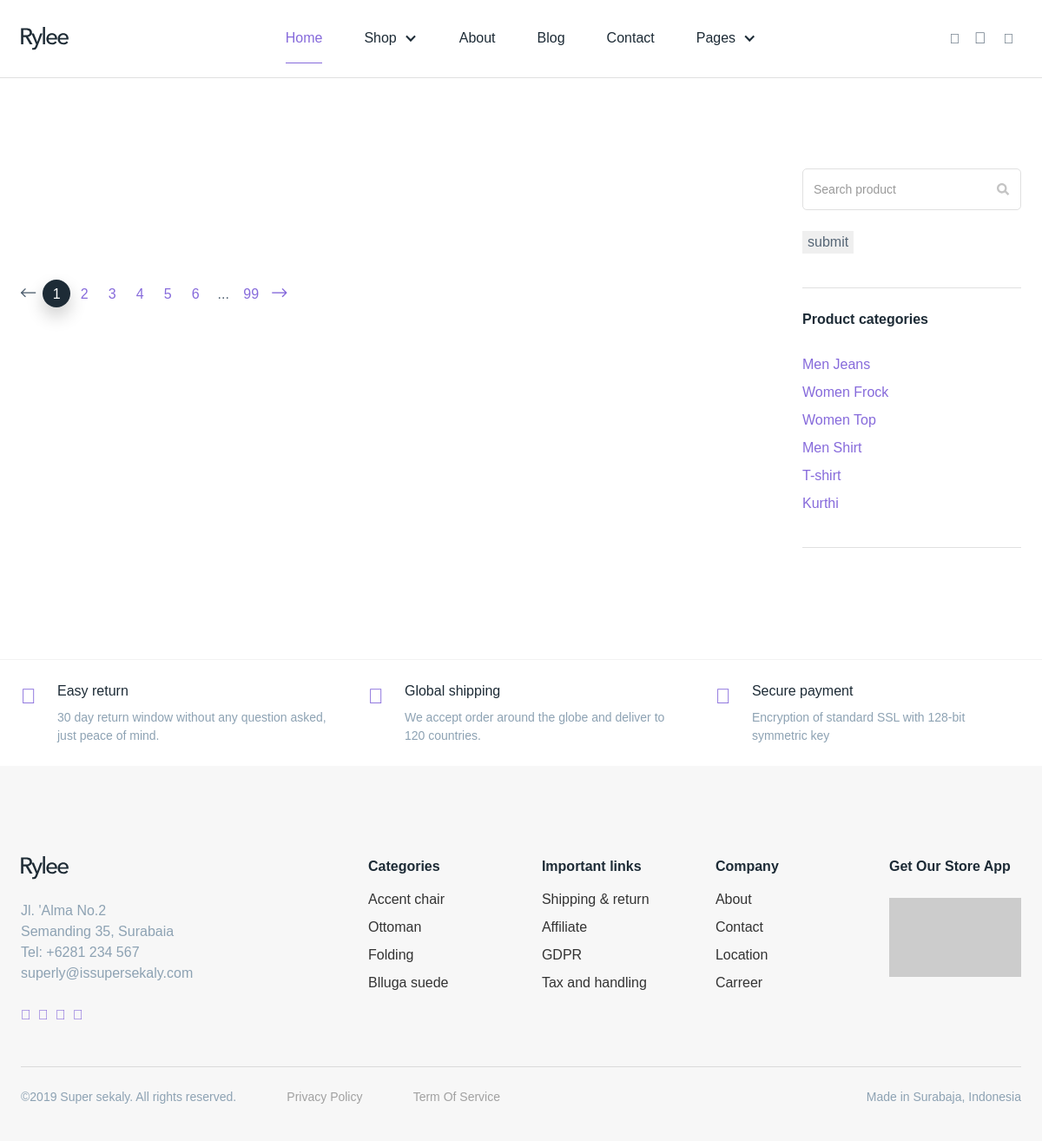
The page /category/2/product/all/ on the database as committed earlier.
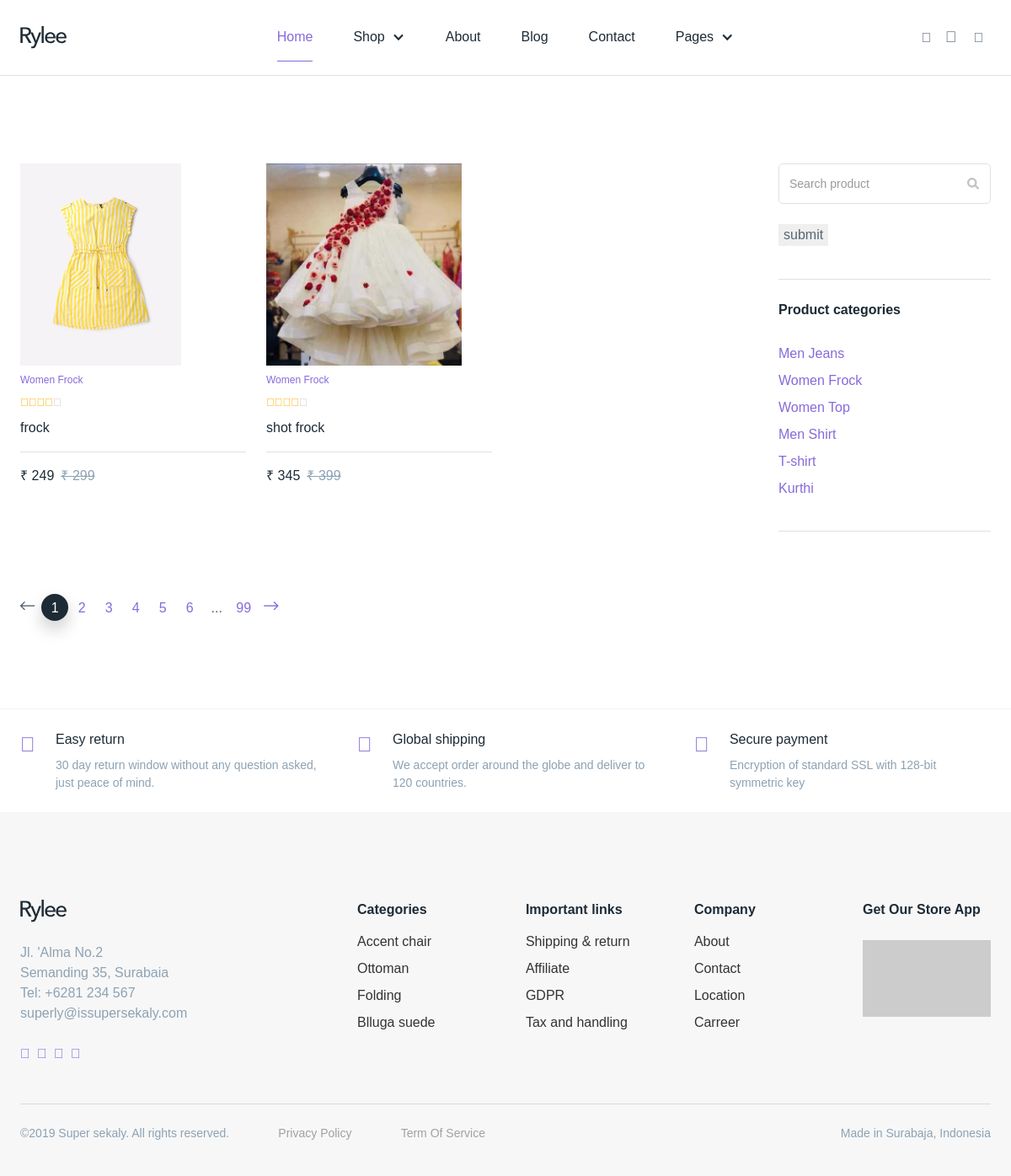
The same page on the database as committed later.
### store/models.py (models this page shows, shortened)
class ProductCategory(models.Model):
    category_name=models.CharField(max_length=100,unique=True)
    image=models.ImageField(upload_to="category_img",null=True,blank=True)
    is_active=models.BooleanField(default=True)
    created_date=models.DateTimeField(auto_now_add=True)
    created_by=models.ForeignKey(CustomUser,on_delete=models.DO_NOTHING,related_name='category_created_user')
    is_modified=models.BooleanField(default=False)
    is_cancelled=models.BooleanField(default=False)

class Product(models.Model):
    name=models.CharField(max_length=200)
    category=models.ForeignKey(ProductCategory,on_delete=models.CASCADE,related_name='cat_name')
    description=models.CharField(max_length=500)
    is_active=models.BooleanField(default=True)
    is_trending=models.BooleanField(default=False)
    created_date=models.DateTimeField(auto_now_add=True)
    created_by=models.ForeignKey(CustomUser,on_delete=models.DO_NOTHING,related_name='product_created_user')
    is_modified=models.BooleanField(default=False)
    is_cancelled=models.BooleanField(default=False)
    @property
    def get_product_image(self):
        im=ProductImage.objects.filter(product=self)
        for i in im:
            print(i)
        return i
    @property
    def get_price(self):
        return ProductPrice.objects.get(product=self)

class ProductImage(models.Model):
    product=models.ForeignKey(Product,on_delete=models.CASCADE)
    image=models.ImageField(upload_to="product_images",null=True,blank=True)

class ProductPrice(models.Model):
    product=models.ForeignKey(Product, on_delete=models.CASCADE)
    product_price=models.PositiveIntegerField()
    sale_price=models.PositiveIntegerField()
    created_date=models.DateTimeField(auto_now_add=True)
    created_by=models.ForeignKey(CustomUser,on_delete=models.DO_NOTHING,related_name='product_price_created_user')
    is_modified=models.BooleanField(default=False)
    is_cancelled=models.BooleanField(default=False)

### store/views.py (the view, shortened to what this page needs)
# urls.py: path('category/<int:pk>/product/all/',views.ProductListView.as_view(),name='products'),
class ProductListView(View):
    def get(self,request,*args, **kwargs):
        cat_id=kwargs.get("pk")
        cat=ProductCategory.objects.get(id=cat_id)
        product=Product.objects.filter(category=cat)
        cat=ProductCategory.objects.all()
        return render(request,'products.html',{"product":product,"ct":cat})

### store/templates/products.html (shortened to what this page needs)
{% extends 'base.html' %}
{% load static %}
{% block content %}
<div class="section">
    <div class="container">
        <div class="col lg-9 md--8 xs-12 xs-margin-bottom-double">
            <div class="w-layout-grid c-products3x3">
                {%for p in product%}
                <div class="c-product-thumb">
                    <div class="c-product-thumb__top">
                        <a href="#" class="margin-bottom-small w-inline-block">
                            {% if p.get_product_image %}
                            <img style="height: 30vh; width: 100%;" src="{{p.get_product_image.image.url}}" alt="hh">
                            {% endif %}
                        </a>
                        <div class="text-xsmall weight-is-medium margin-bottom-small"><a
                                href="#">{{p.category.category_name}}</a>
                        </div>
                        <div class="c-product__rating">
                            <div class="fa is-filled"></div>
                            <div class="fa is-filled"></div>
                            <div class="fa is-filled"></div>
                            <div class="fa is-filled"></div>
                            <div class="fa is-blank"></div>
                        </div>
                        <a href="#" class="w-inline-block">
                            <div class="c-product__title">{{p.name}} </div>
                        </a>
                    </div>
                    <div class="c-product__price-wrapper">
                        <div class="c-product__price margin-right-small">₹ {{p.get_price.sale_price}}</div>
                        <div class="c-product__price is-slashed">₹ {{p.get_price.product_price}}</div>
                    </div>
                </div>
                {%endfor%}
            </div>
            <div class="c-paging">
                <div class="iconfont margin-right-small is-11px"><em class="iconfont__no-italize"></em></div>
                <div class="c-paging__number is-dark is-rounded on-dark">1</div><a href="#"
                    class="c-paging__number">2</a><a href="#" class="c-paging__number">3</a><a href="#"
                    class="c-paging__number">4</a><a href="#" class="c-paging__number">5</a><a href="#"
                    class="c-paging__number">6</a>
                <div class="c-paging__number">...</div><a href="#" class="c-paging__number">99</a><a href="#"
                    class="iconfont margin-left-small is-11px"><em class="iconfont__no-italize"></em></a>
            </div>
        </div>
        <div class="col lg-3 md-4 xs-12">
            <div class="c-sidebar-widget">
                <div class="w-form">
                    <form  method="POST" >
                        <input type="text" class="form-input-text bg-icon w-input" maxlength="256" name="Search_prodect"
                             placeholder="Search product" id="Search">
                            <button type="submit">submit</button>
                    </form>
                </div>
            </div>
            <div class="c-sidebar-widget">
                <h4 class="margin-bottom">Product categories</h4>
                <ul class="c-checklist">
                    {%for c in ct%}
                    <li class="c-checklist_item styl3"><a href="{%url 'products' c.id%}">{{c.category_name}}</a></li>
                    {%endfor%}
                </ul>
            </div>
        </div>
    </div>
</div>
<div class="section padding-top-bottom-small border-top-light">
    <div class="container">
        <div class="col lg-4 md-12 flexh-align-top no-margin-bottom-lg">
            <div class="fa is-24px is-brand-color margin-right"></div>
            <div>
                <div class="size-h4 margin-bottom-small">Easy return</div>
                <div class="low-text-contrast text-small">30 day return window without any question asked, just peace of
                    mind.</div>
            </div>
        </div>
        <div class="col lg-4 md-12 flexh-align-top no-margin-bottom-lg">
            <div class="fa is-24px is-brand-color margin-right"></div>
            <div>
                <div class="size-h4 margin-bottom-small">Global shipping</div>
                <div class="low-text-contrast text-small">We accept order around the globe and deliver to 120 countries.
                </div>
            </div>
        </div>
        <div class="col lg-4 md-12 flexh-align-top no-margin-bottom">
            <div class="fa is-24px is-brand-color margin-right"></div>
            <div>
                <div class="size-h4 margin-bottom-small">Secure payment</div>
                <div class="low-text-contrast text-small">Encryption of standard SSL with 128-bit symmetric key</div>
            </div>
        </div>
    </div>
</div>
{% include "includes/footer.html" %}
{% endblock content %}

### accounts/templates/base.html (shortened to what this page needs)
<!DOCTYPE html>
{% load static %}
<html data-wf-page="5db6954f32df59263e6872e8" data-wf-site="5d9593c583621400eae5635e">
<head>
  <link href="{%static 'css/normalize.css'%}" rel="stylesheet" type="text/css">
  <link href="{%static 'css/components.css'%}" rel="stylesheet" type="text/css">
  <link href="{%static 'css/rylee-template.css'%}" rel="stylesheet" type="text/css">
</head>
<body>
    {% include "includes/navbar.html" %}
{% block content %}
{% endblock content %}
</body>
</html>

### accounts/templates/includes/navbar.html (shortened to what this page needs)
{% load static %}
<header class="navigation-section">
    <div class="navigation-and-offcanvas">
      <div class="col lg-2 md-basis-auto md-order-first no-margin-bottom-lg"><a href="#" class="brand justify-left w-inline-block"><img src="{%static 'images/-asset-logo-dark.svg'%}" alt=""></a></div>
      <div class="col no-margin-bottom lg-8 md-basis-auto md-order-last">
        <nav class="navigation-menu flexh-justify-center position-relative"><a href="{%url 'home'%}" class="nav-link w--current">Home</a>
          <div data-hover="1" data-delay="0" data-w-id="fc005ed5-8c32-46d8-e974-eceecf05a618" class="nav-dropdown has-megamenu w-dropdown">
            <div class="nav-dropdown-toggle w-dropdown-toggle">
              <a href="financial/services.html" class="nav-link-block w-inline-block">
                <div>Shop</div>
                <div class="dropdown-icon w-icon-dropdown-toggle"></div>
              </a>
            </div>
          </div><a href="about.html" class="nav-link">About</a><a href="blog.html" class="nav-link">Blog</a><a href="contact.html" class="nav-link">Contact</a>
          <div data-hover="1" data-delay="0" data-w-id="fc005ed5-8c32-46d8-e974-eceecf05a65c" class="nav-dropdown w-dropdown">
            <div class="nav-dropdown-toggle w-dropdown-toggle">
              <a href="financial/services.html" class="nav-link-block w-inline-block">
                <div>Pages</div>
                <div class="dropdown-icon w-icon-dropdown-toggle"></div>
              </a>
            </div>
          </div>
        </nav>
      </div>
      <div class="col no-margin-bottom lg-2 lg-text-align-right md-basis-auto">
        <div class="inline-block position-relative"><a data-w-id="fc005ed5-8c32-46d8-e974-eceecf05a66c" href="#" class="c-navbar-icon"></a>
        </div><a href="login-registration.html" class="c-navbar-icon is-19px"></a>
        <div data-w-id="11f9c14f-6862-95c1-4399-a7985f01b570" class="c-cart"><a href="{%url 'cart'%}" class="c-navbar-icon"></a>
        </div>
      </div>
    </div>
  </header>

### accounts/templates/includes/footer.html
<footer class="section padding-bottom-16 has-bg-accent">
  <div class="container margin-bottom">
    <div class="col lg-4 md-12 no-margin-bottom-lg"><img src="images/-asset-logo-dark.svg" alt="" class="margin-bottom">
      <div class="low-text-contrast margin-bottom">Jl. &#x27;Alma No.2 <br>Semanding 35, Surabaia<br>Tel: +6281 234 567<br>superly@issupersekaly.com</div>
      <div class="flex-horizontal low-text-contrast">
        <div class="fa-brand margin-right-small"><a href="#"></a></div>
        <div class="fa-brand margin-right-small"><a href="#"></a></div>
        <div class="fa-brand margin-right-small"><a href="#"></a></div>
        <div class="fa-brand margin-right-small"><a href="#"></a></div>
      </div>
    </div>
    <div class="col lg-6 md-12">
      <div class="container container-nested">
        <div class="col lg-4 md-12 no-margin-bottom-lg">
          <h4>Categories</h4><a href="#" class="footer-nav-link">Accent chair</a><a href="#" class="footer-nav-link">Ottoman</a><a href="#" class="footer-nav-link">Folding</a><a href="#" class="footer-nav-link">Blluga suede</a></div>
        <div class="col lg-4 md-12 no-margin-bottom-lg">
          <h4>Important links</h4><a href="#" class="footer-nav-link">Shipping &amp; return</a><a href="#" class="footer-nav-link">Affiliate</a><a href="#" class="footer-nav-link">GDPR</a><a href="#" class="footer-nav-link">Tax and handling</a></div>
        <div class="col lg-4 md-12 no-margin-bottom">
          <h4>Company</h4><a href="#" class="footer-nav-link">About</a><a href="#" class="footer-nav-link">Contact</a><a href="#" class="footer-nav-link">Location</a><a href="#" class="footer-nav-link">Carreer</a></div>
      </div>
    </div>
    <div class="col lg-2 md-12 flex-vertical no-margin-bottom">
      <h4 class="margin-bottom">Get Our Store App </h4><img src="https://via.placeholder.com/1000x600.png?text=IMAGE" alt="" class="max-width-200px"></div>
  </div>
  <div class="container">
    <div class="col lg-12 margin-bottom">
      <div class="hr is-light"></div>
    </div>
  </div>
  <div class="container">
    <div class="col lg-6 no-margin-bottom md-12 md-order-last">
      <div class="low-text-contrast text-small flexh-space-between md-flex-vertical">
        <div class="md-order-last">©2019 Super sekaly. All rights reserved. </div><a href="#" class="footer-bottom-link">Privacy Policy</a><a href="#" class="footer-bottom-link">Term Of Service</a></div>
    </div>
    <div class="col lg-6 no-margin-bottom md-12">
      <div class="w100 text-align-right footer-bottom md-text-align-left margin-bottom">Made in Surabaja, Indonesia</div>
    </div>
  </div>
</footer>

### static/css/components.css (style rules this page uses)
[class^="w-icon-"], [class*=" w-icon-"] { font-family: 'webflow-icons' !important; speak: none; font-style: normal; font-weight: normal; font-variant: normal; text-transform: none; line-height: 1; -webkit-font-smoothing: antialiased; -moz-osx-font-smoothing: grayscale; }
.w-icon-arrow-down:before, .w-icon-dropdown-toggle:before { content: "\e603"; }
* { -webkit-box-sizing: border-box; -moz-box-sizing: border-box; box-sizing: border-box; }
html { height: 100%; }
body { margin: 0; min-height: 100%; background-color: #fff; font-family: Arial, sans-serif; font-size: 14px; line-height: 20px; color: #333; }
img { max-width: 100%; vertical-align: middle; display: inline-block; }
.w-inline-block { max-width: 100%; display: inline-block; }
h1, h2, h3, h4, h5, h6 { font-weight: bold; margin-bottom: 10px; }
h4 { font-size: 18px; line-height: 24px; margin-top: 10px; }
ul, ol { margin-top: 0px; margin-bottom: 10px; padding-left: 40px; }
button, html input[type="button"], input[type="reset"] { border: 0; cursor: pointer; -webkit-appearance: button; }
.w-form { margin: 0 0 15px; }
.w-input, .w-select { display: block; width: 100%; height: 38px; padding: 8px 12px; margin-bottom: 10px; font-size: 14px; line-height: 1.428571429; color: #333333; vertical-align: middle; background-color: #ffffff; border: 1px solid #cccccc; }
.w-dropdown { display: inline-block; position: relative; text-align: left; margin-left: auto; margin-right: auto; z-index: 900; }
.w-dropdown-btn, .w-dropdown-toggle, .w-dropdown-link { position: relative; vertical-align: top; text-decoration: none; color: #222222; padding: 20px; text-align: left; margin-left: auto; margin-right: auto; white-space: nowrap; }
.w-dropdown-toggle { -webkit-user-select: none; -moz-user-select: none; -ms-user-select: none; user-select: none; display: inline-block; cursor: pointer; padding-right: 40px; }
.w-icon-dropdown-toggle { position: absolute; top: 0; right: 0; bottom: 0; margin: auto; margin-right: 20px; width: 1em; height: 1em; }

Rows that differ between the two databases and show on the page:
added Product: get_product_image.image (picture), category.category_name "Women Frock", name "frock", get_price.sale_price "249", get_price.product_price "299"
added Product: get_product_image.image (picture), category.category_name "Women Frock", name "shot frock", get_price.sale_price "345", get_price.product_price "399"
